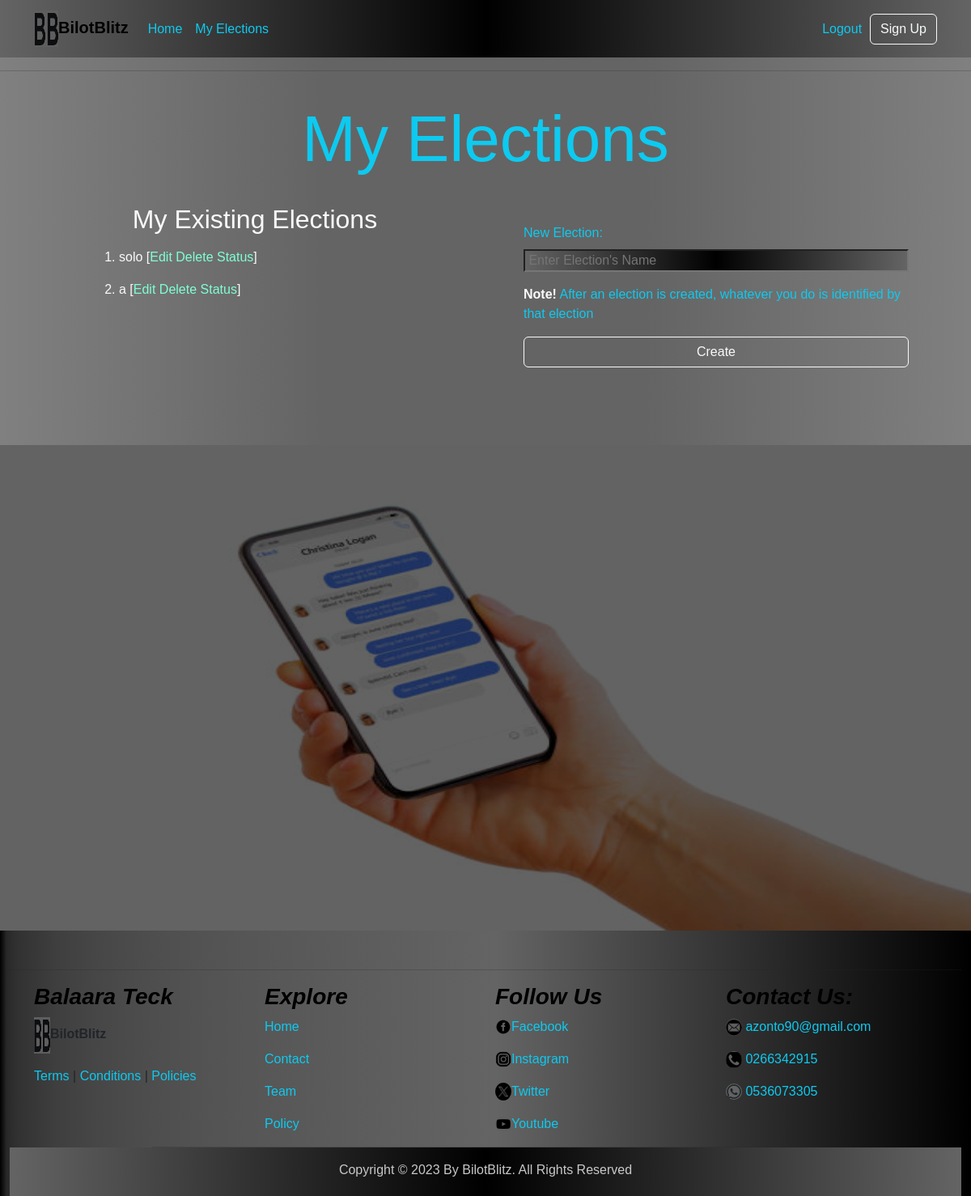
/my_elections/ (signed in), run on an earlier commit of the app's database.
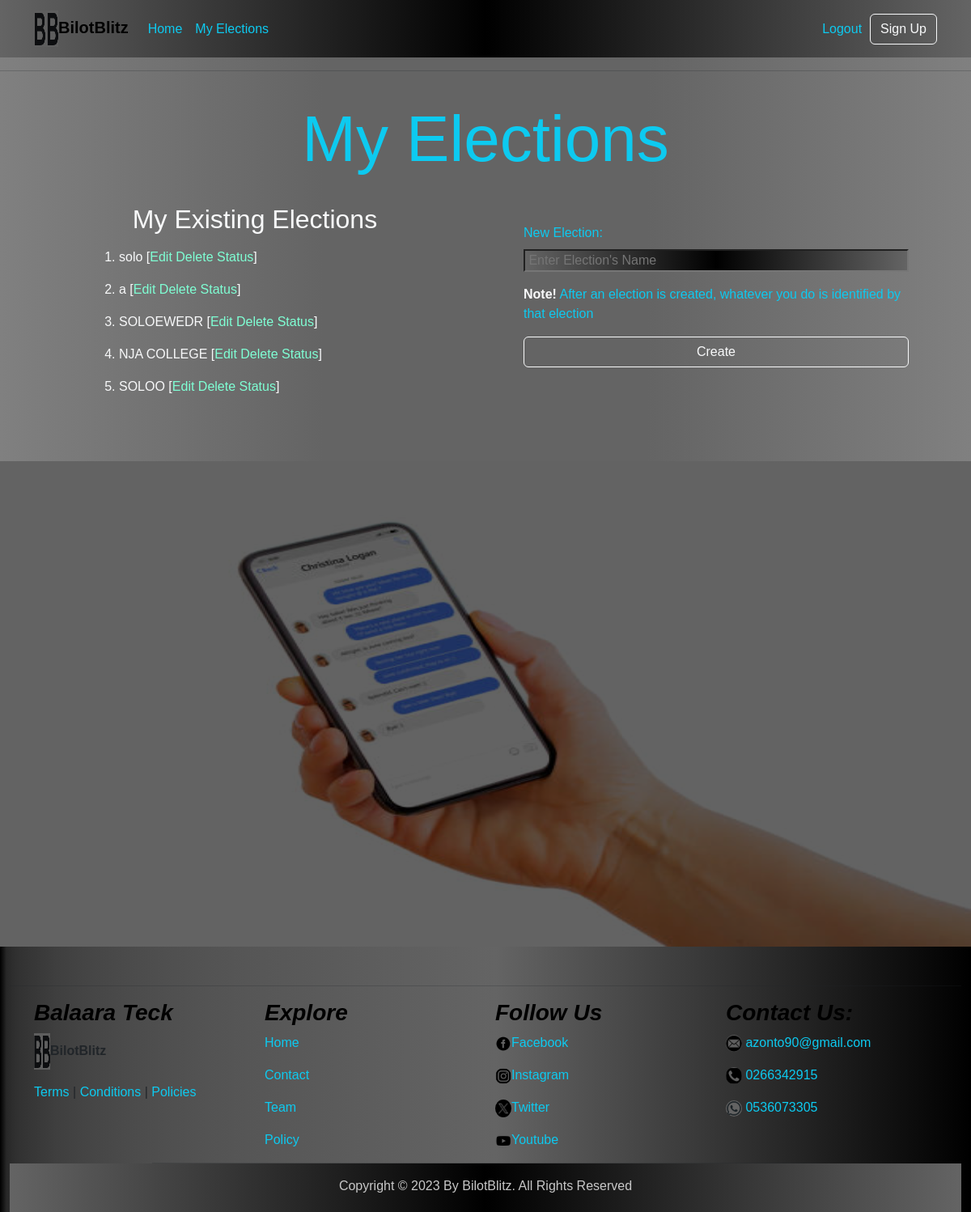
And on a later commit of the database.
### base_app/models.py (models this page shows, shortened)
class ElectorialCommissionOfficerModel(models.Model):
    user = models.ForeignKey(User,on_delete=models.CASCADE)
    election_name = models.CharField(max_length=200, null=False)
    date_deployed = models.DateField(auto_now_add=True)

### base_app/views.py (the view, shortened to what this page needs)
# urls.py: path("my_elections/",views.ElectorialCommissionOfficerView.as_view(),name="my_elections"),
class ElectorialCommissionOfficerView(LoginRequiredMixin, CreateView):
    model = ElectorialCommissionOfficerModel
    form_class = ElectorialCommissionOfficerForm
    template_name = 'my_elections.html'
    login_url = reverse_lazy("login")
    def get_context_data(self, **kwargs):
        context = super().get_context_data(**kwargs)
        context['existing_elections'] = ElectorialCommissionOfficerModel.objects.filter(user=self.request.user)
        return context

### base_app/forms.py
class ElectorialCommissionOfficerForm(forms.ModelForm):
    class Meta:
        model = ElectorialCommissionOfficerModel
        fields = ["election_name"]
    election_name = forms.CharField( widget=forms.TextInput(attrs={'placeholder': " Enter Election's Name" }))

### templates/my_elections.html (shortened to what this page needs)
{%extends 'index.html'%}
{% load static %}
  {%block content%}
  <main class="my_elections">
    <div class="container text-light">
      <div class="row pt-lg-4 pb-lg-4">
        <div class="col-12">
          <h1 class="text-center display-1 text-info">My Elections</h1>
        </div>
      </div>
      <div class="row">
        <div class="col-12 col-lg-6 order-2 order-lg-1">
        {% if existing_elections %}
          <div class="text-center existing_elections-container">
            <h2 class="mb-3">My Existing Elections</h2>
              <ol class="text-start">
                {% for election in existing_elections %}
                <li class="pb-3">
                  <a class="text-decoration-none text-light" href="{% url 'voter_register' election.id %}">
                    {{ election.election_name}}
                  </a>
                  [<a href="#" class="edit">Edit</a>
                  <a href="#" class="delete">Delete</a>
                  <a href="#" class="status">Status</a>]
                </li>
                {% endfor %}
              </ol>
          </div>
        {% else %}
            <img src="{% static 'images\image2.jpg' %}" class="w-100" alt="">
        {% endif %}
        </div>
        <div class="col-12 col-lg-6 mb-5 order-1 order-lg-2 new-election-form">
          <form method="post" class="d-flex flex-column" nonvalidate>
            <p class="mb-2 mt-4 text-info">New Election:</p>
            {% for field in form %}
            {{ field }}
            {% endfor %}
            <p class="text-info mb-0 mt-3"><strong class="text-light">Note!</strong> After an election is created,   whatever you do is identified by that election</p>
            <button type="submit" class="btn btn-outline-light mt-3">Create</button>
          </form>
        </div>
      </div>
    </div>
    <div class="mt-5">
      {% if existing_elections%}
      {%include 'site_visual.html'%}
      {%endif%}
    </div>
</main>
  {%endblock content%}

What changed in the data, as far as the page shows it:
added ElectorialCommissionOfficerModel: election_name "SOLOEWEDR"
added ElectorialCommissionOfficerModel: election_name "NJA COLLEGE"
added ElectorialCommissionOfficerModel: election_name "SOLOO"
